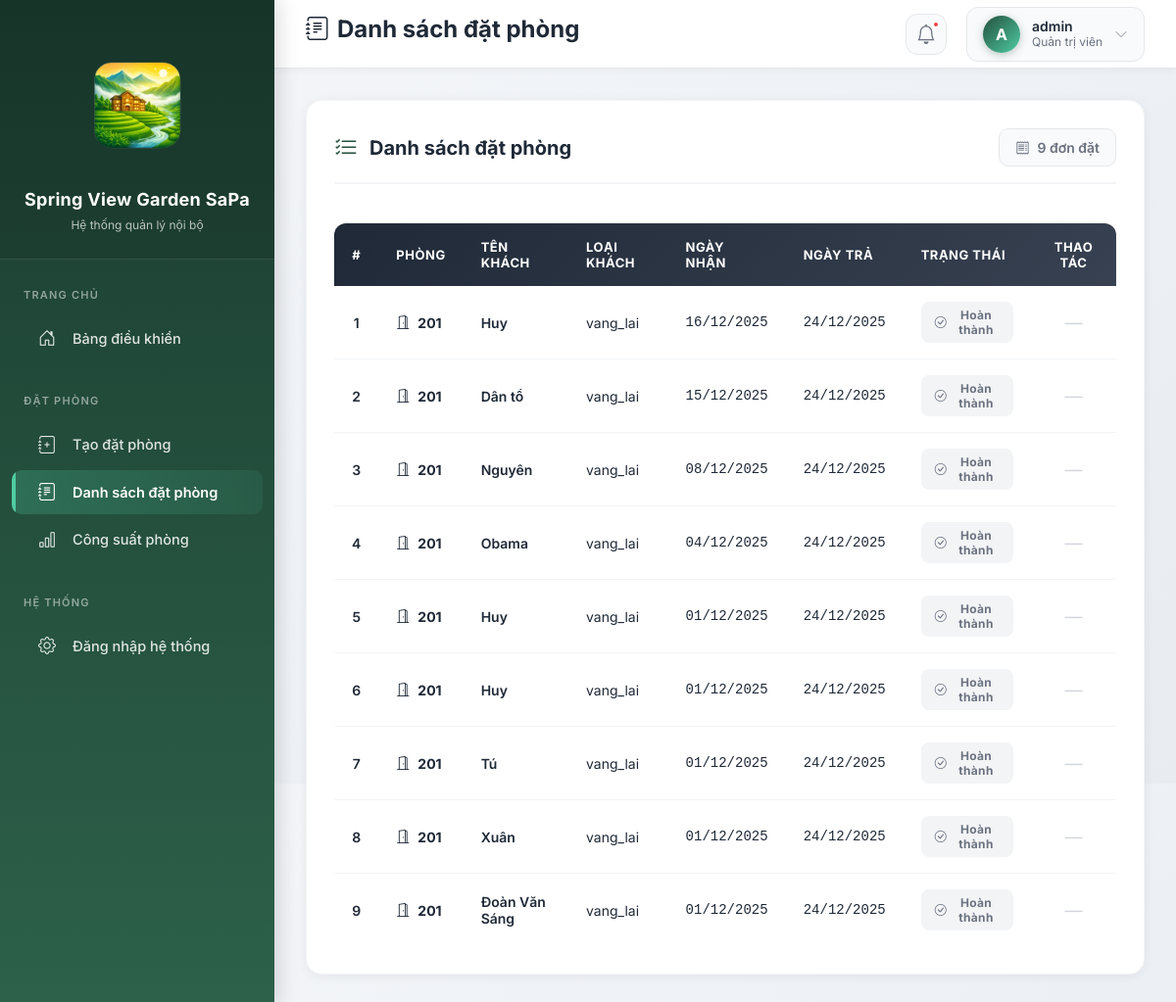
/dat-phong/danh-sach/ (signed in), run on the app's committed database.
### dat_phong/models.py (models this page shows, shortened)
class DatPhong(models.Model):
    LOAI_KHACH_CHOICES = [
        ('vang_lai', 'Vãng lai'),
        ('tour', 'Khách tour đoàn'),
        ('booking', 'Booking'),
        ('agoda', 'Agoda'),
        ('traveloka', 'Traveloka'),
    ]
    ma_khach = models.CharField(
        max_length=10,
        unique=True,
        editable=False,
        null=True,
        blank=True,
        verbose_name="Mã khách"
    )
    phong = models.ForeignKey(
        Phong,
        on_delete=models.PROTECT,
        verbose_name="Phòng"
    )
    ten_khach = models.CharField(
        max_length=100,
        verbose_name="Tên khách"
    )
    loai_khach = models.CharField(
        max_length=20,
        choices=LOAI_KHACH_CHOICES,
        verbose_name="Loại khách"
    )
    ngay_nhan = models.DateField(
        verbose_name="Ngày nhận phòng"
    )
    ngay_tra_du_kien = models.DateField(
        verbose_name="Ngày trả dự kiến"
    )
    ngay_tra = models.DateField(
        null=True,
        blank=True,
        verbose_name="Ngày trả phòng"
    )
    dang_o = models.BooleanField(
        default=True,
        verbose_name="Đang ở"
    )
    class Meta:
        ordering = ['-dang_o', '-ngay_nhan']

### khach_san/models.py (models this page shows, shortened)
class Phong(models.Model):
    TRANG_THAI_CHOICES = [
        ('trong', 'Trống'),
        ('dang_thue', 'Đang thuê'),
        ('dang_bao_tri', 'Đang bảo trì'),
    ]
    ma_phong = models.CharField(max_length=10, unique=True)
    loai_phong = models.ForeignKey(LoaiPhong, on_delete=models.PROTECT)
    trang_thai = models.CharField(
        max_length=20,
        choices=TRANG_THAI_CHOICES,
        default='trong'
    )

### dat_phong/views.py (the view)
# urls.py: path('danh-sach/', views.danh_sach_dat_phong, name='danh_sach_dat_phong'),
def danh_sach_dat_phong(request):
    danh_sach = DatPhong.objects.select_related('phong') \
        .order_by('-dang_o', '-ngay_nhan')
    return render(request, 'dat_phong/danh_sach_dat_phong.html', {
        'danh_sach': danh_sach
    })

### templates/dat_phong/danh_sach_dat_phong.html (shortened to what this page needs)
<html>
 <head>
  <script src="https://cdn.tailwindcss.com" type="text/javascript"></script>
 </head>
 <body>
  {% extends 'base.html' %} {% block page_title %} <i class="bi bi-journal-text me-2"></i>Danh sách đặt phòng {% endblock %}  {% block content %}
  <div class="table-container">
   <div class="table-header">
    <div class="table-title"><i class="bi bi-list-check"></i>
     <h3>Danh sách đặt phòng</h3>
    </div>
    <div class="table-count"><i class="bi bi-receipt me-2"></i>{{ danh_sach|length }} đơn đặt
    </div>
   </div> {% if danh_sach %}
   <div style="overflow-x: auto;">
    <table class="booking-table">
     <thead>
      <tr>
       <th>#</th>
       <th>Phòng</th>
       <th>Tên khách</th>
       <th>Loại khách</th>
       <th>Ngày nhận</th>
       <th>Ngày trả</th>
       <th>Trạng thái</th>
       <th>Thao tác</th>
      </tr>
     </thead>
     <tbody>
      {% for dp in danh_sach %}
      <tr>
       <td class="cell-number">{{ forloop.counter }}</td>
       <td class="cell-room"><i class="bi bi-door-open me-2"></i>{{ dp.phong.ma_phong }}</td>
       <td class="cell-guest">{{ dp.ten_khach }}</td>
       <td class="cell-type">{{ dp.loai_khach }}</td>
       <td class="cell-date">{{ dp.ngay_nhan|date:"d/m/Y" }}</td>
       <td class="cell-date">{% if dp.ngay_tra %} {{ dp.ngay_tra|date:"d/m/Y" }} {% else %} <span style="color: #d1d5db;">—</span> {% endif %}</td>
       <td class="cell-status">{% if dp.dang_o %} <span class="status-badge active"> <i class="bi bi-circle-fill" style="font-size: 8px;"></i> Đang ở </span> {% else %} <span class="status-badge completed"> <i class="bi bi-check-circle" style="font-size: 12px;"></i> Hoàn thành </span> {% endif %}</td>
       <td class="cell-action">{% if user.is_superuser %} {% if dp.dang_o %} <a href="{% url 'dat_phong:check_out' dp.id %}" class="btn-checkout"> <i class="bi bi-box-arrow-right"></i> Check-out </a> {% else %} <span class="action-disabled">—</span> {% endif %} {% else %} <span class="action-disabled">—</span> {% endif %}</td>
      </tr> {% endfor %}
     </tbody>
    </table>
   </div> {% else %}
   <div class="empty-state"><i class="bi bi-inbox"></i>
    <h5>Chưa có đơn đặt phòng</h5>
    <p>Danh sách đặt phòng sẽ được hiển thị tại đây</p>
   </div> {% endif %}
  </div> {% endblock %}

### templates/base.html (shortened to what this page needs)
<html lang="vi" class="h-full">
 <head>
  <script src="https://cdn.tailwindcss.com" type="text/javascript"></script>
 </head>
 <body>
  {% load static %}
  <link href="https://cdn.jsdelivr.net/npm/bootstrap@5.3.2/dist/css/bootstrap.min.css" rel="stylesheet">
  <link rel="stylesheet" href="https://cdn.jsdelivr.net/npm/bootstrap-icons@1.11.1/font/bootstrap-icons.css">
     {% block head %}{% endblock %}   {% with view_name=request.resolver_match.view_name %}
  <aside class="sidebar" id="sidebar">
   <div class="sidebar-header">
  <img
    src="{% static 'images/logo3.png' %}"
    alt="Logo Spring View Garden SaPa"
    class="sidebar-logo-img"
  />
  <div class="sidebar-title">
    Spring View Garden SaPa
  </div>
  <div class="sidebar-subtitle">
    Hệ thống quản lý nội bộ
  </div>
</div>
   <nav class="sidebar-menu">
    <div class="menu-section">
     <div class="nhom-menu">
      Trang chủ
     </div><a href="{% url 'bao_cao:trang_chu' %}" class="{% if view_name == 'bao_cao:trang_chu' %}active{% endif %}"> <i class="bi bi-house-door"></i> <span>Bảng điều khiển</span> </a>
    </div>
    <div class="menu-section">
     <div class="nhom-menu">
      Đặt phòng
     </div> {% if user.is_superuser %} <a href="{% url 'dat_phong:tao_dat_phong' %}" class="{% if view_name == 'dat_phong:tao_dat_phong' %}active{% endif %}"> <i class="bi bi-journal-plus"></i> <span>Tạo đặt phòng</span> </a> {% endif %} {% if user.is_superuser %} <a href="{% url 'dat_phong:danh_sach_dat_phong' %}" class="{% if view_name == 'dat_phong:danh_sach_dat_phong' %}active{% endif %}"> <i class="bi bi-journal-text"></i> <span>Danh sách đặt phòng</span> </a> {% endif %} {% if user.is_superuser %} <a href="{% url 'bao_cao:cong_suat_phong' %}" class="{% if view_name == 'bao_cao:cong_suat_phong' %}active{% endif %}"> <i class="bi bi-bar-chart"></i> <span>Công suất phòng</span> </a> {% endif %}
    </div>
    <div class="menu-section">
     <div class="nhom-menu">
      Hệ thống
     </div><a href="/admin/"> <i class="bi bi-gear"></i> <span>Đăng nhập hệ thống</span> </a>
    </div>
   </nav>
  </aside> {% endwith %}
  <header class="topbar">
   <div style="display: flex; align-items: center; gap: 16px;"><button class="mobile-menu-btn" onclick="toggleSidebar()">  </button>
    <h1 class="topbar-title">{% block page_title %}Quản lý khách sạn{% endblock %}</h1>
   </div>
   <div class="topbar-right"><button class="notification-btn"> <i class="bi bi-bell"></i> <span class="notification-badge"></span> </button>
    <div class="topbar-user">
     <div class="user-avatar">
      {% if user.is_authenticated %} {{ user.username|first|upper }} {% else %} ? {% endif %}
     </div>
     <div class="user-info">
      <div class="user-name">
       {% if user.is_authenticated %} {{ user.username }} {% else %} Khách {% endif %}
      </div>
      <div class="user-role">
       {% if user.is_superuser %} Quản trị viên {% elif user.is_authenticated %} Nhân viên {% else %} Chưa đăng nhập {% endif %}
      </div>
     </div><i class="bi bi-chevron-down" style="color: #9ca3af; font-size: 14px;"></i>
    </div>
   </div>
  </header>
  <main class="main-content">
   {% block content %}{% endblock %}
  </main>
 </body>
</html>

### templates/base.html (style rules this page uses)
body { box-sizing: border-box; }
* { margin: 0; padding: 0; box-sizing: border-box; }
html, body { height: 100%; width: 100%; font-family: 'Inter', -apple-system, BlinkMacSystemFont, sans-serif; }
body { background: linear-gradient(135deg, #f5f7fa 0%, #e8ecf1 100%); overflow-x: hidden; }
.sidebar { width: 280px; height: 100%; position: fixed; left: 0; top: 0; background: linear-gradient(180deg, #1a3a2e 0%, #244f3d 50%, #2d6149 100%); color: #ffffff; padding: 0; box-shadow: 4px 0 20px rgba(0, 0, 0, 0.15); z-index: 1000; overflow-y: auto; overflow-x: hidden; }
.sidebar-header { padding: 30px 20px 25px; text-align: center; border-bottom: 1px solid rgba(255, 255, 255, 0.1); background: rgba(0, 0, 0, 0.1); }
.sidebar-title { font-size: 18px; font-weight: 700; color: #ffffff; margin-bottom: 4px; letter-spacing: 0.3px; }
.sidebar-subtitle { font-size: 12px; color: rgba(255, 255, 255, 0.7); font-weight: 400; }
.sidebar-menu { padding: 20px 0; }
.menu-section { margin-bottom: 25px; }
.nhom-menu { padding: 8px 24px; font-size: 11px; text-transform: uppercase; letter-spacing: 1.2px; color: rgba(255, 255, 255, 0.5); font-weight: 600; margin-bottom: 5px; }
.sidebar a { color: rgba(255, 255, 255, 0.85); text-decoration: none; display: flex; align-items: center; padding: 12px 24px; margin: 3px 12px; border-radius: 10px; transition: all 0.3s ease; font-size: 14.5px; font-weight: 500; position: relative; overflow: hidden; }
.sidebar a::before { content: ''; position: absolute; left: 0; top: 0; width: 4px; height: 100%; background: #4ecca3; transform: scaleY(0); transition: transform 0.3s ease; }
.sidebar a.active { background: linear-gradient(90deg, rgba(78, 204, 163, 0.25) 0%, rgba(78, 204, 163, 0.1) 100%); color: #ffffff; font-weight: 600; }
.sidebar a.active::before { transform: scaleY(1); }
.sidebar a i { margin-right: 14px; font-size: 18px; width: 24px; text-align: center; }
.topbar { height: 70px; background: #ffffff; border-bottom: 1px solid #e5e7eb; position: fixed; top: 0; left: 280px; right: 0; display: flex; align-items: center; justify-content: space-between; padding: 0 32px; z-index: 999; box-shadow: 0 2px 8px rgba(0, 0, 0, 0.04); }
.topbar-title { font-size: 24px; font-weight: 700; color: #1f2937; }
.topbar-right { display: flex; align-items: center; gap: 20px; }
.topbar-user { display: flex; align-items: center; gap: 12px; padding: 8px 16px; background: #f9fafb; border-radius: 12px; border: 1px solid #e5e7eb; transition: all 0.3s ease; }
.user-avatar { width: 38px; height: 38px; border-radius: 50%; background: linear-gradient(135deg, #244f3d 0%, #4ecca3 100%); display: flex; align-items: center; justify-content: center; color: white; font-weight: 700; font-size: 16px; box-shadow: 0 2px 8px rgba(36, 79, 61, 0.3); }
.user-info { display: flex; flex-direction: column; align-items: flex-start; }
.user-name { font-size: 14px; font-weight: 600; color: #1f2937; line-height: 1.2; }
.user-role { font-size: 12px; color: #6b7280; line-height: 1.2; }
.notification-btn { width: 42px; height: 42px; border-radius: 12px; background: #f9fafb; border: 1px solid #e5e7eb; display: flex; align-items: center; justify-content: center; cursor: pointer; transition: all 0.3s ease; position: relative; }
.notification-btn i { font-size: 20px; color: #6b7280; }
.notification-badge { position: absolute; top: 6px; right: 6px; width: 8px; height: 8px; background: #ef4444; border-radius: 50%; border: 2px solid #ffffff; }
.main-content { margin-left: 280px; margin-top: 70px; padding: 32px; min-height: calc(100% - 70px); width: calc(100% - 280px); }

### data on the page
DatPhong: phong.ma_phong "201", ten_khach "Huy", loai_khach "vang_lai", ngay_nhan "16/12/2025", ngay_tra "24/12/2025", dang_o False (drawn)
DatPhong: phong.ma_phong "201", ten_khach "Dân tổ", loai_khach "vang_lai", ngay_nhan "15/12/2025", ngay_tra "24/12/2025", dang_o False (drawn)
DatPhong: phong.ma_phong "201", ten_khach "Nguyên", loai_khach "vang_lai", ngay_nhan "08/12/2025", ngay_tra "24/12/2025", dang_o False (drawn)
DatPhong: phong.ma_phong "201", ten_khach "Obama", loai_khach "vang_lai", ngay_nhan "04/12/2025", ngay_tra "24/12/2025", dang_o False (drawn)
DatPhong: phong.ma_phong "201", ten_khach "Huy", loai_khach "vang_lai", ngay_nhan "01/12/2025", ngay_tra "24/12/2025", dang_o False (drawn)
DatPhong: phong.ma_phong "201", ten_khach "Huy", loai_khach "vang_lai", ngay_nhan "01/12/2025", ngay_tra "24/12/2025", dang_o False (drawn)
DatPhong: phong.ma_phong "201", ten_khach "Tú", loai_khach "vang_lai", ngay_nhan "01/12/2025", ngay_tra "24/12/2025", dang_o False (drawn)
DatPhong: phong.ma_phong "201", ten_khach "Xuân", loai_khach "vang_lai", ngay_nhan "01/12/2025", ngay_tra "24/12/2025", dang_o False (drawn)
DatPhong: phong.ma_phong "201", ten_khach "Đoàn Văn Sáng", loai_khach "vang_lai", ngay_nhan "01/12/2025", ngay_tra "24/12/2025", dang_o False (drawn)

### other printed values
{{ user.username|first|upper }} "A"
{{ user.username }} "admin"
{{ danh_sach|length }} "9"
